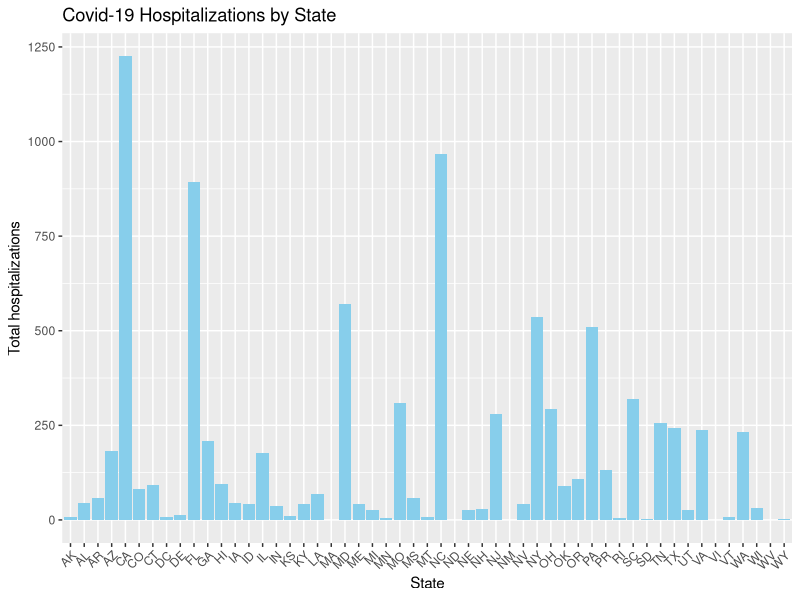
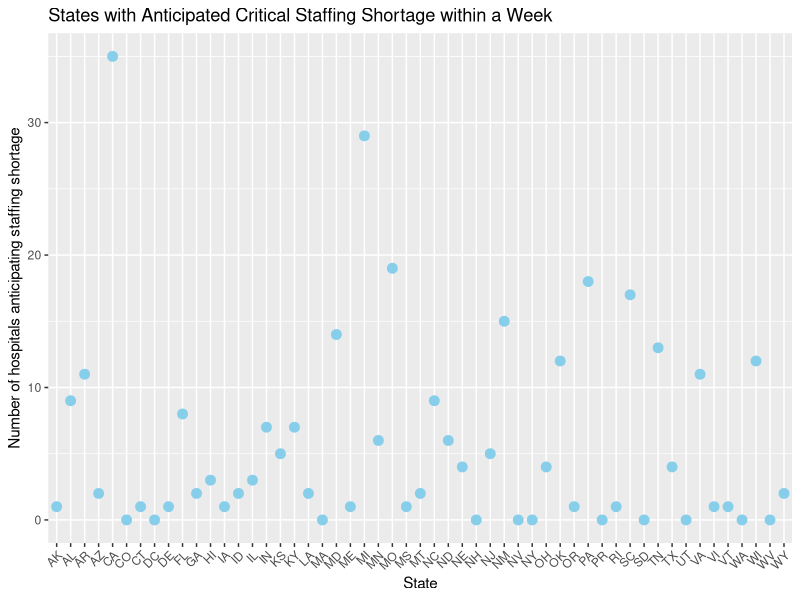
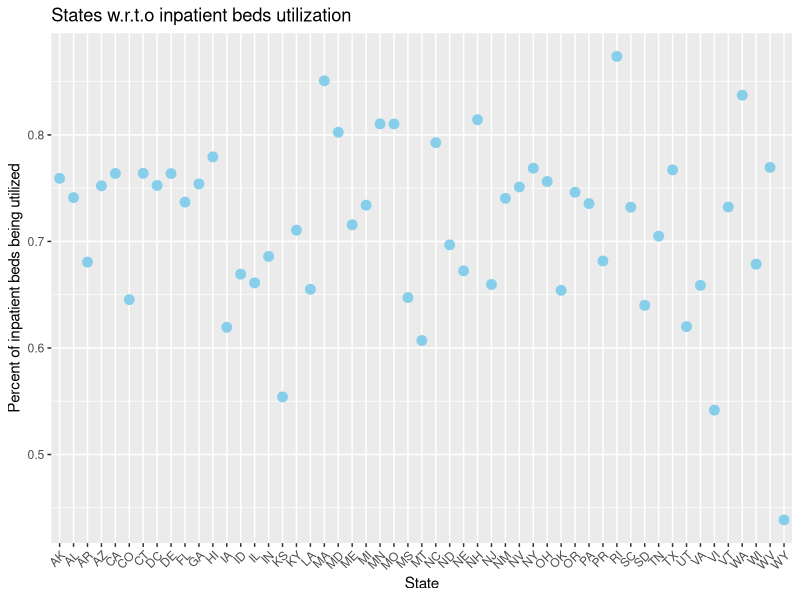
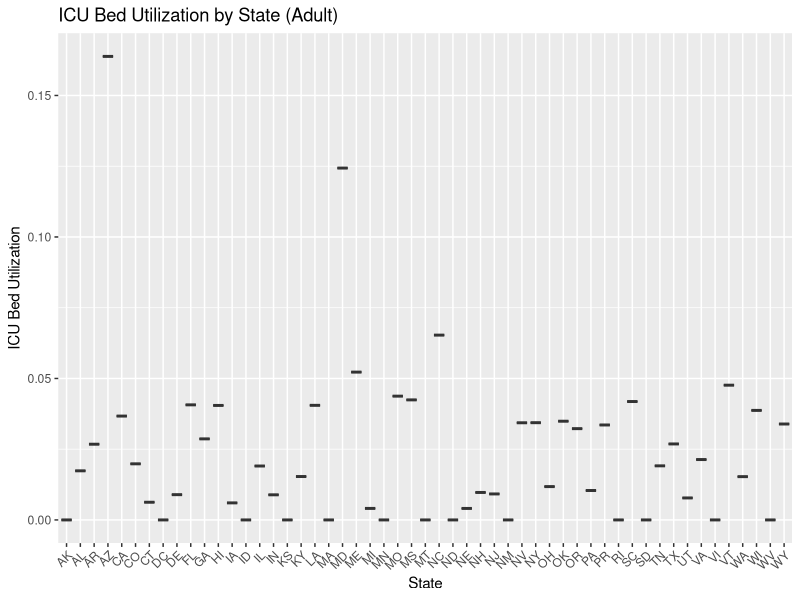
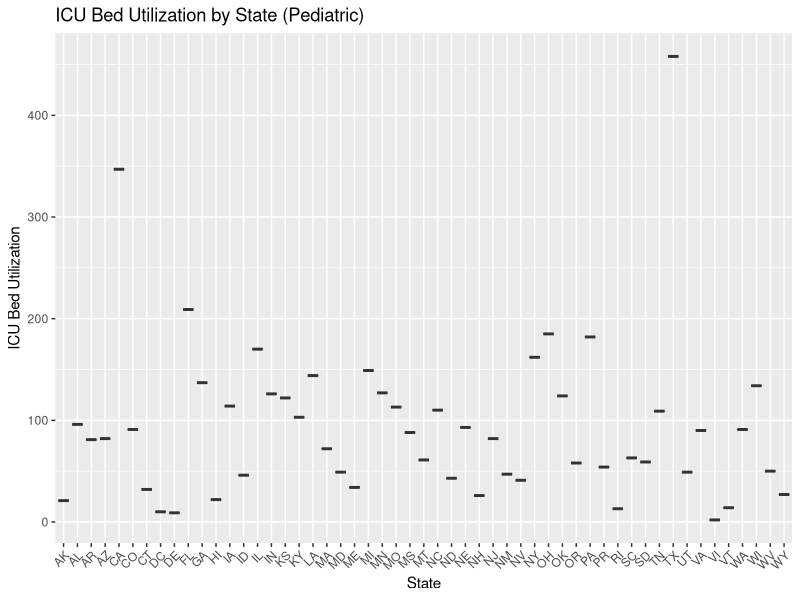
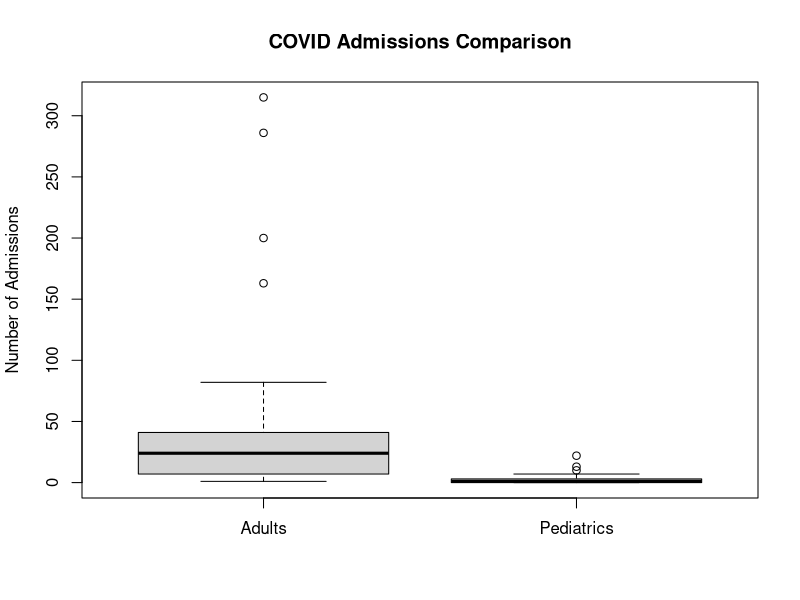
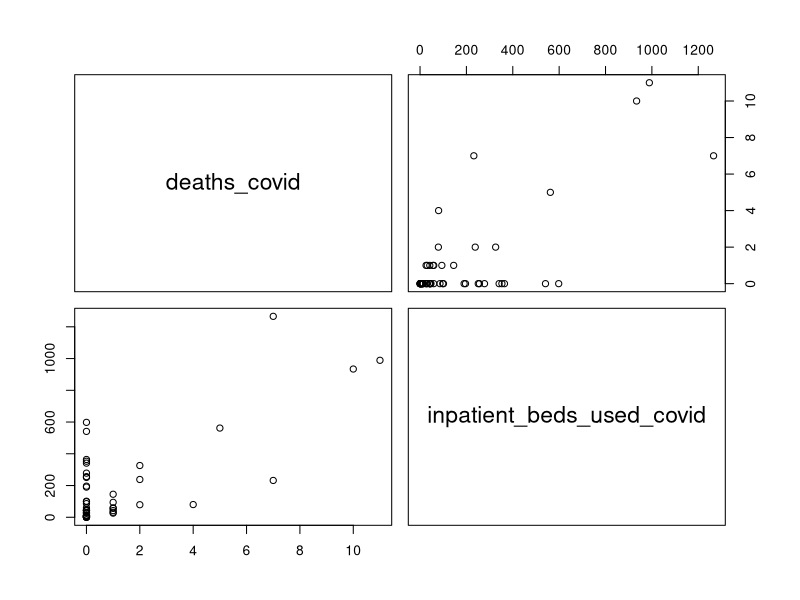
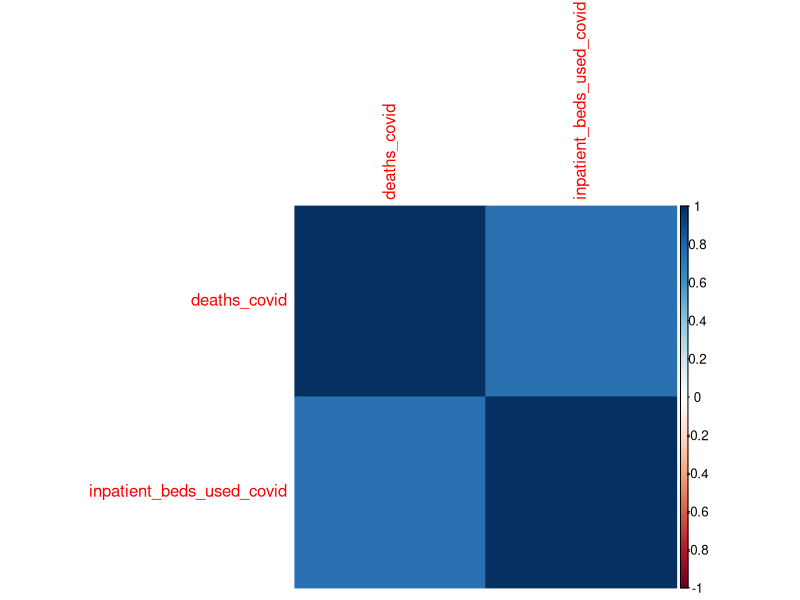

Reproduce these figures in R, in order.
## ---- chunk 1
setwd("F:/Data Science/Project") # change directory
covid = read.csv("covid.csv", na.strings = "?", stringsAsFactors = T) # read data set

covid[is.na(covid)] = 0 # Replace missing values with 0
## ---- chunk 2
summary(covid)
## ---- chunk 3
library(ggplot2)

# Create a ggplot object using the 'covid' data frame, mapping the 'state' variable to the # x-axis and 'total_adult_patients_hospitalized_confirmed_and_suspected_covid' variable to # the y-axis
ggplot(covid, aes(x = state, y = total_adult_patients_hospitalized_confirmed_and_suspected_covid)) +
  
  # Add a bar geometry to the plot, representing the data as bars
  # 'stat = "identity"' is used when the y values are the actual heights of the bars
  geom_bar(stat = "identity", fill = "skyblue") +
  
  # Set the title, x-axis label, and y-axis label for the plot
  labs(title = "Covid-19 Hospitalizations by State",
       x = "State",
       y = "Total hospitalizations") +
  
  # Rotate for better reading
  theme(axis.text.x = element_text(angle = 45, hjust = 1))


## ---- chunk 4
library(ggplot2)

# Create a dot plot of staffing shortage by state
ggplot(covid, aes(x = state, y = critical_staffing_shortage_anticipated_within_week_yes)) +
  
  # Add points to the plot, representing the data as dots
  # 'size = 3' sets the size of the dots
  geom_point(size = 3, color = "skyblue") +
  
  # Set the title, x-axis label, and y-axis label for the plot
  labs(title = "States with Anticipated Critical Staffing Shortage within a Week",
    x = "State",
    y = "Number of hospitals anticipating staffing shortage") +
  
    # Rotate for better reading
    theme(axis.text.x = element_text(angle = 45, hjust = 1))



# Create another dot plot of inpatient beds utilization by state
ggplot(covid, aes(x = state, y = inpatient_beds_utilization)) +
  geom_point(size = 3, color = "skyblue") +
  labs(title = "States w.r.t.o inpatient beds utilization",
    x = "State",
    y = "Percent of inpatient beds being utilized") +
    theme(axis.text.x = element_text(angle = 45, hjust = 1))

## ---- chunk 5
library(ggplot2)

# Create a box plot of adult ICU bed utilization by state
ggplot(covid, aes(x = state, y = adult_icu_bed_covid_utilization)) +
  geom_boxplot() +
  labs(title = "ICU Bed Utilization by State (Adult)", x = "State", y = "ICU Bed Utilization") +
  theme(axis.text.x = element_text(angle = 45, hjust = 1))


# Create a box plot of total staffed pediatric ICU bed coverage by state
ggplot(covid, aes(x = state, y = total_staffed_pediatric_icu_beds_coverage)) +
  geom_boxplot() +
  labs(title = "ICU Bed Utilization by State (Pediatric)", x = "State", y = "ICU Bed Utilization") +
  theme(axis.text.x = element_text(angle = 45, hjust = 1))

## ---- chunk 6
library(dplyr)
library(tidyr)

# Summarize the data by age group
covid_summary <- covid %>%
  summarise(
    age_18_19 = sum(previous_day_admission_adult_covid_confirmed_18.19),
    age_20_29 = sum(previous_day_admission_adult_covid_confirmed_20.29),
    age_30_39 = sum(previous_day_admission_adult_covid_confirmed_30.39),
    age_40_49 = sum(previous_day_admission_adult_covid_confirmed_40.49),
    age_50_59 = sum(previous_day_admission_adult_covid_confirmed_50.59),
    age_60_69 = sum(previous_day_admission_adult_covid_confirmed_60.69),
    age_70_79 = sum(previous_day_admission_adult_covid_confirmed_70.79),
    age_80_plus = sum(previous_day_admission_adult_covid_confirmed_80.),
    age_unknown = sum(previous_day_admission_adult_covid_confirmed_unknown)
  )

# Display the summary
print(covid_summary)

# Find age group with the most and least patients
max_age_group <- colnames(covid_summary)[which.max(covid_summary)]
min_age_group <- colnames(covid_summary)[which.min(covid_summary)]

print(paste("Age group with most patients:", max_age_group))
print(paste("Age group with least patients:", min_age_group))


# Calculate the mean counts in all columns
mean_counts <- covid %>%
  summarise(
    mean_18_19 = mean(previous_day_admission_adult_covid_confirmed_18.19),
    mean_20_29 = mean(previous_day_admission_adult_covid_confirmed_20.29),
    mean_30_39 = mean(previous_day_admission_adult_covid_confirmed_30.39),
    mean_40_49 = mean(previous_day_admission_adult_covid_confirmed_40.49),
    mean_50_59 = mean(previous_day_admission_adult_covid_confirmed_50.59),
    mean_60_69 = mean(previous_day_admission_adult_covid_confirmed_60.69),
    mean_70_79 = mean(previous_day_admission_adult_covid_confirmed_70.79),
    mean_80_plus = mean(previous_day_admission_adult_covid_confirmed_80.),
    mean_unknown = mean(previous_day_admission_adult_covid_confirmed_unknown)
  )

# Display the mean counts
print(mean_counts)


# Create box plots to visualize the distribution of admissions for each group
boxplot(
  covid$previous_day_admission_adult_covid_confirmed,
  covid$previous_day_admission_pediatric_covid_confirmed,
  names = c("Adults", "Pediatrics"),
  main = "COVID Admissions Comparison",
  ylab = "Number of Admissions"
)

# Perform a t-test to compare means between the two groups
t_test_result <- t.test(
  covid$previous_day_admission_adult_covid_confirmed,
  covid$previous_day_admission_pediatric_covid_confirmed
)

# Display the t-test result
print(t_test_result)

## ---- chunk 7
# Calculate correlation coefficient
cor(covid$deaths_covid, covid$inpatient_beds_used_covid)

# Scatter plot
pairs(~  deaths_covid + inpatient_beds_used_covid, data = covid)

# Compute correlation matrix
cor_matrix = cor(covid[, c("deaths_covid", "inpatient_beds_used_covid")])

library(corrplot)
corrplot(cor_matrix, method = "color") # Heat map (color coded correlation plot)
## ---- chunk 8
# Compute correlation coefficient
cor(covid$previous_day_admission_adult_covid_suspected, covid$total_adult_patients_hospitalized_confirmed_covid)

# Plot heat map (number coded)
cor_matrix = cor(covid[, c("previous_day_admission_adult_covid_suspected", "total_adult_patients_hospitalized_confirmed_covid")])
library(corrplot)
corrplot(cor_matrix, method = "number")

# Regression model to understand the significance of variables
model <- lm(total_adult_patients_hospitalized_confirmed_covid ~ previous_day_admission_adult_covid_suspected, data = covid)
summary(model)
## ---- chunk 9
cor(covid$deaths_covid, covid$hospital_onset_covid)
